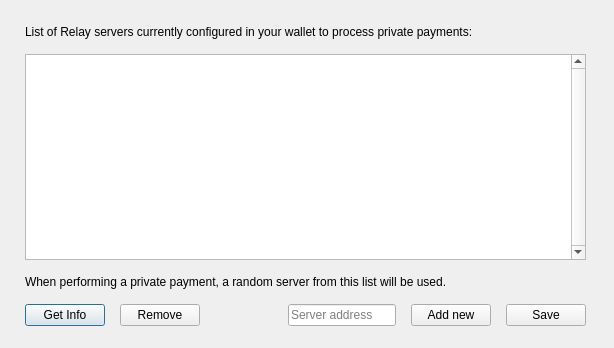
<?xml version="1.0" encoding="UTF-8"?>
<ui version="4.0">
 <class>navtechsetup</class>
 <widget class="QDialog" name="navtechsetup">
  <property name="geometry">
   <rect>
    <x>0</x>
    <y>0</y>
    <width>614</width>
    <height>348</height>
   </rect>
  </property>
  <property name="windowTitle">
   <string>Dialog</string>
  </property>
  <widget class="QWidget" name="verticalLayoutWidget">
   <property name="geometry">
    <rect>
     <x>10</x>
     <y>10</y>
     <width>591</width>
     <height>331</height>
    </rect>
   </property>
   <layout class="QVBoxLayout" name="verticalLayout">
    <property name="spacing">
     <number>15</number>
    </property>
    <property name="leftMargin">
     <number>15</number>
    </property>
    <property name="topMargin">
     <number>15</number>
    </property>
    <property name="rightMargin">
     <number>15</number>
    </property>
    <property name="bottomMargin">
     <number>15</number>
    </property>
    <item>
     <widget class="QLabel" name="topLabel">
      <property name="sizePolicy">
       <sizepolicy hsizetype="Preferred" vsizetype="Preferred">
        <horstretch>0</horstretch>
        <verstretch>0</verstretch>
       </sizepolicy>
      </property>
      <property name="minimumSize">
       <size>
        <width>0</width>
        <height>0</height>
       </size>
      </property>
      <property name="maximumSize">
       <size>
        <width>16777215</width>
        <height>16777215</height>
       </size>
      </property>
      <property name="text">
       <string>List of Relay servers currently configured in your wallet to process private payments:</string>
      </property>
      <property name="wordWrap">
       <bool>true</bool>
      </property>
     </widget>
    </item>
    <item>
     <widget class="QListWidget" name="serversListWidget">
      <property name="verticalScrollBarPolicy">
       <enum>Qt::ScrollBarAlwaysOn</enum>
      </property>
      <property name="horizontalScrollBarPolicy">
       <enum>Qt::ScrollBarAlwaysOff</enum>
      </property>
      <property name="verticalScrollMode">
       <enum>QAbstractItemView::ScrollPerItem</enum>
      </property>
     </widget>
    </item>
    <item>
     <widget class="QLabel" name="label">
      <property name="text">
       <string>When performing a private payment, a random server from this list will be used.</string>
      </property>
     </widget>
    </item>
    <item>
     <layout class="QHBoxLayout" name="horizontalLayout">
      <item>
       <widget class="QPushButton" name="getInfoButton">
        <property name="text">
         <string>Get Info</string>
        </property>
       </widget>
      </item>
      <item>
       <widget class="QPushButton" name="removeButton">
        <property name="text">
         <string>Remove</string>
        </property>
       </widget>
      </item>
      <item>
       <spacer name="horizontalSpacer_2">
        <property name="orientation">
         <enum>Qt::Horizontal</enum>
        </property>
        <property name="sizeHint" stdset="0">
         <size>
          <width>40</width>
          <height>20</height>
         </size>
        </property>
       </spacer>
      </item>
      <item>
       <widget class="QLineEdit" name="addServerText">
        <property name="placeholderText">
         <string>Server address</string>
        </property>
       </widget>
      </item>
      <item>
       <widget class="QPushButton" name="addNewButton">
        <property name="text">
         <string>Add new</string>
        </property>
       </widget>
      </item>
      <item>
       <widget class="QPushButton" name="saveButton">
        <property name="text">
         <string>Save</string>
        </property>
       </widget>
      </item>
     </layout>
    </item>
   </layout>
  </widget>
 </widget>
 <resources/>
 <connections/>
</ui>
